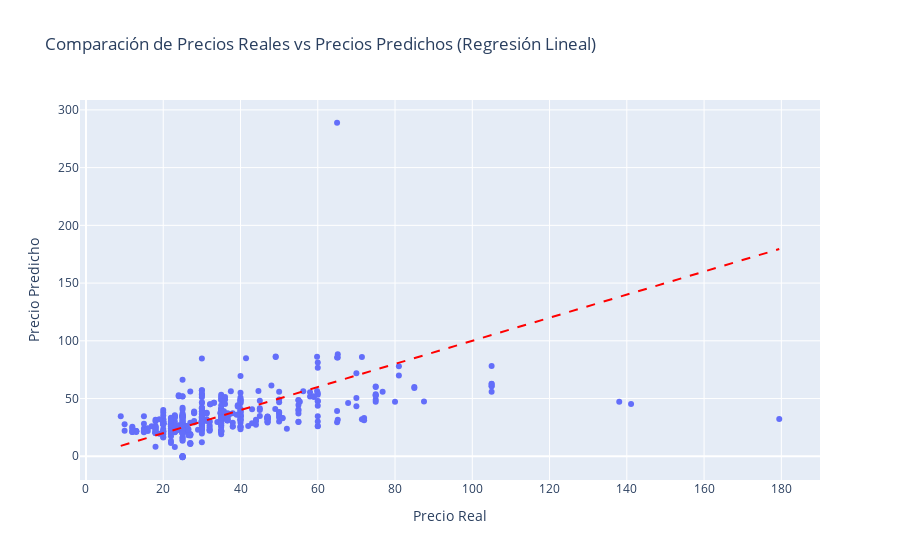

Here is the notebook cell this chart was saved with:
### Markdown cell above
| Métrica                 | MAPE (entrenamiento) | MAPE (validación) | MSE (entrenamiento) | MSE (validación) | RMSE (entrenamiento) | RMSE (validación) |
|-------------------------|----------------------|-------------------|---------------------|------------------|----------------------|-------------------|
| Iteración 1             | 0.199                | 0.312             | 132.283             | 229.786          | 11.501               | 15.159            |
| Iteración 2             | 0.190                | 0.368             | 132.334             | 169.234          | 11.504               | 13.009            |
| Iteración 3             | 0.186                | 0.251             | 83.948              | 435.294          | 9.162                | 20.864            |
| Iteración 4             | 0.179                | 0.348             | 96.776              | 636.986          | 9.837                | 25.239            |
| **Promedio**            | **0.189**            | **0.320**         | **111.336**         | **367.825**      | **10.501**           | **18.567**        |

**Tiempo de ejecución**: 0.07301759719848633 segundos

### Code cell
import plotly.express as px

# Obtener las predicciones y los valores verdaderos
predicciones = []
observados = []

for train_index, test_index in ps.split():
    X_train, X_test = X.iloc[train_index], X.iloc[test_index]
    y_train, y_test = y.iloc[train_index], y.iloc[test_index]
    modelo.fit(X_train, y_train)
    y_pred = modelo.predict(X_test)
    predicciones.extend(y_pred)
    observados.extend(y_test)

# Crear un DataFrame con los precios reales, predichos y el nombre del concierto (u otra categoría si aplica)
df = pd.DataFrame({'Precio Real': observados, 'Precio Predicho': predicciones})

# Crear un scatter plot interactivo con Plotly
fig = px.scatter(df, x='Precio Real', y='Precio Predicho',
                 title='Comparación de Precios Reales vs Precios Predichos (Regresión Lineal)',
                 labels={'Precio Real': 'Precio Real', 'Precio Predicho': 'Precio Predicho'})

# Agregar una línea diagonal que representa la igualdad entre los precios reales y predichos
fig.add_shape(type='line',
              x0=df['Precio Real'].min(), y0=df['Precio Real'].min(),
              x1=df['Precio Real'].max(), y1=df['Precio Real'].max(),
              line=dict(color='red', width=2, dash='dash'))

# Mostrar el scatter plot interactivo
fig.show()

### Figure 1 — Plotly figure (JSON) as saved in the notebook; plotly's stock layout.template omitted (floating-point values rounded to 4 significant figures; data arrays with more than 128 entries replaced by an {"elided": "..."} marker saying what was removed)
{"data": [{"hovertemplate": "Precio Real=%{x}<br>Precio Predicho=%{y}<extra></extra>", "legendgroup": "", "marker": {"color": "#636efa", "symbol": "circle"}, "mode": "markers", "name": "", "orientation": "v", "showlegend": false, "type": "scatter", "x": {"elided": "494 float values"}, "xaxis": "x", "y": {"elided": "494 float values"}, "yaxis": "y"}], "layout": {"legend": {"tracegroupgap": 0}, "shapes": [{"line": {"color": "red", "dash": "dash", "width": 2}, "type": "line", "x0": 9, "x1": 179.5, "y0": 9, "y1": 179.5}], "title": {"text": "Comparación de Precios Reales vs Precios Predichos (Regresión Lineal)"}, "xaxis": {"anchor": "y", "domain": [0, 1], "title": {"text": "Precio Real"}}, "yaxis": {"anchor": "x", "domain": [0, 1], "title": {"text": "Precio Predicho"}}}}
